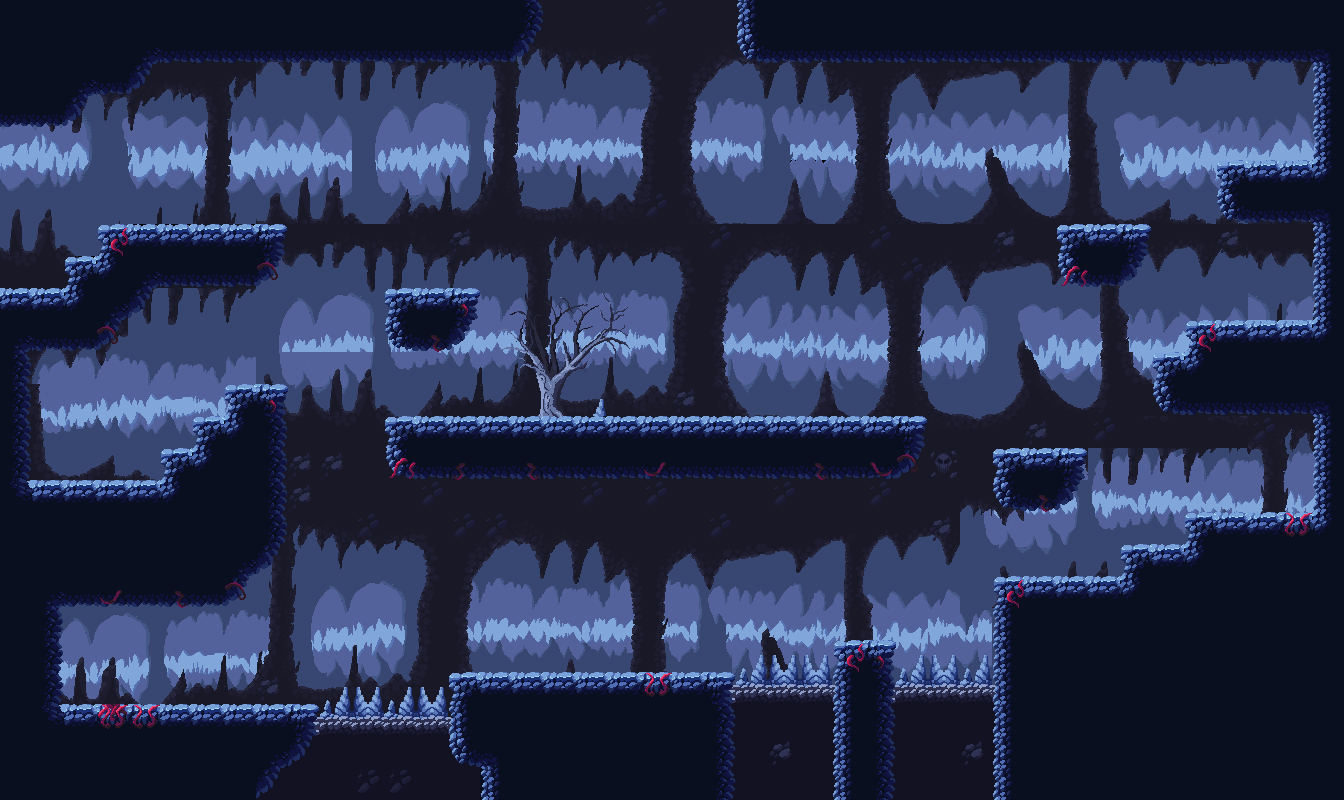

A level layout from a 2D game, rendered from its tile map. Below: a short description, then the map file with tile-grid data replaced by summaries:
An orthogonal 42x25 tile map with 32x32 px tiles, 9 tile layers (background 4, background 3, background2, background 1, ...), 10 tilesets.

<map version="1.10" tiledversion="1.11.1-99-gec89c545" orientation="orthogonal" renderorder="right-down" width="42" height="25" tilewidth="32" tileheight="32" infinite="0" nextlayerid="17" nextobjectid="1">
 <tileset firstgid="1" name="background hollowcaves (1)" tilewidth="32" tileheight="32" tilecount="465" columns="31">
  <image source="mushroom caves assets/background hollowcaves (1).png" width="1000" height="500" />
 </tileset>
 <tileset firstgid="466" name="background hollowcaves (2)" tilewidth="32" tileheight="32" tilecount="465" columns="31">
  <image source="mushroom caves assets/background hollowcaves (2).png" width="1000" height="500" />
 </tileset>
 <tileset firstgid="931" name="background hollowcaves (3)" tilewidth="32" tileheight="32" tilecount="465" columns="31">
  <image source="mushroom caves assets/background hollowcaves (3).png" width="1000" height="500" />
 </tileset>
 <tileset firstgid="1396" name="background hollowcaves (4)" tilewidth="32" tileheight="32" tilecount="465" columns="31">
  <image source="mushroom caves assets/background hollowcaves (4).png" width="1000" height="500" />
 </tileset>
 <tileset firstgid="1861" name="background tileset" tilewidth="32" tileheight="32" tilecount="143" columns="13">
  <image source="mushroom caves assets/background tileset.png" width="416" height="352" />
 </tileset>
 <tileset firstgid="2004" name="foreground " tilewidth="32" tileheight="32" tilecount="255" columns="17">
  <image source="mushroom caves assets/foreground .png" width="544" height="480" />
 </tileset>
 <tileset firstgid="2259" name="mushroom caps" tilewidth="32" tileheight="32" tilecount="12" columns="4">
  <image source="mushroom caves assets/mushroom caps.png" width="131" height="114" />
 </tileset>
 <tileset firstgid="2271" name="Stones" tilewidth="32" tileheight="32" tilecount="12" columns="6">
  <image source="mushroom caves assets/Stones.png" width="202" height="84" />
 </tileset>
 <tileset firstgid="2283" name="trees" tilewidth="32" tileheight="32" tilecount="96" columns="12">
  <image source="mushroom caves assets/trees.png" width="409" height="273" />
 </tileset>
 <tileset firstgid="2379" name="Full Asset 1" tilewidth="32" tileheight="32" tilecount="1209" columns="31">
  <image source="Metroidvania Library Asset Pack/Full Asset 1.png" width="1000" height="1254" />
 </tileset>
 <layer id="15" name="background 4" width="42" height="25">
  <data>[1050 cells, 349 non-empty, 11 distinct tile ids]</data>
 </layer>
 <layer id="14" name="background 3" width="42" height="25">
  <data>[1050 cells, 527 non-empty, 127 distinct tile ids]</data>
 </layer>
 <layer id="13" name="background2" width="42" height="25">
  <data>[1050 cells, 910 non-empty, 219 distinct tile ids]</data>
 </layer>
 <layer id="12" name="background 1" width="42" height="25">
  <data>[1050 cells, 990 non-empty, 357 distinct tile ids]</data>
 </layer>
 <layer id="11" name="fondo3" width="42" height="25">
  <data>[1050 cells, 20 non-empty, 4 distinct tile ids]</data>
 </layer>
 <layer id="10" name="fondo2" width="42" height="25">
  <data>[1050 cells, 20 non-empty, 4 distinct tile ids]</data>
 </layer>
 <layer id="9" name="fondo" width="42" height="25">
  <data>[1050 cells, 203 non-empty, 32 distinct tile ids]</data>
 </layer>
 <layer id="16" name="fondo" width="42" height="25">
  <data>[1050 cells, 50 non-empty, 7 distinct tile ids]</data>
 </layer>
 <layer id="5" name="suelo" width="42" height="25">
  <properties>
   <property name="colision" type="bool" value="true" />
  </properties>
  <data>[1050 cells, 292 non-empty, 22 distinct tile ids]</data>
 </layer>
</map>
